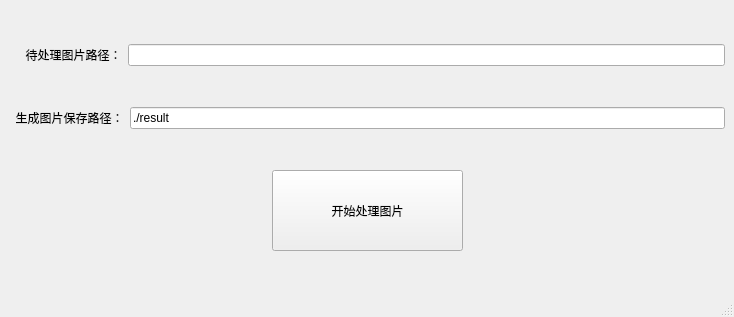
<?xml version="1.0" encoding="UTF-8"?>
<ui version="4.0">
 <class>MainWindow</class>
 <widget class="QMainWindow" name="MainWindow">
  <property name="geometry">
   <rect>
    <x>0</x>
    <y>0</y>
    <width>734</width>
    <height>317</height>
   </rect>
  </property>
  <property name="windowTitle">
   <string>MainWindow</string>
  </property>
  <widget class="QWidget" name="centralwidget">
   <layout class="QVBoxLayout" name="verticalLayout">
    <item>
     <layout class="QHBoxLayout" name="horizontalLayout">
      <item>
       <widget class="QLabel" name="label">
        <property name="text">
         <string>     待处理图片路径：</string>
        </property>
       </widget>
      </item>
      <item>
       <widget class="QLineEdit" name="lineEdit"/>
      </item>
     </layout>
    </item>
    <item>
     <layout class="QHBoxLayout" name="horizontalLayout_2">
      <item>
       <widget class="QLabel" name="label_2">
        <property name="text">
         <string>  生成图片保存路径：</string>
        </property>
       </widget>
      </item>
      <item>
       <widget class="QLineEdit" name="lineEdit_2">
        <property name="text">
         <string>./result</string>
        </property>
       </widget>
      </item>
     </layout>
    </item>
    <item>
     <layout class="QHBoxLayout" name="horizontalLayout_3">
      <item>
       <spacer name="horizontalSpacer">
        <property name="orientation">
         <enum>Qt::Horizontal</enum>
        </property>
        <property name="sizeHint" stdset="0">
         <size>
          <width>40</width>
          <height>20</height>
         </size>
        </property>
       </spacer>
      </item>
      <item>
       <widget class="QPushButton" name="pushButton">
        <property name="minimumSize">
         <size>
          <width>191</width>
          <height>81</height>
         </size>
        </property>
        <property name="text">
         <string>开始处理图片</string>
        </property>
       </widget>
      </item>
      <item>
       <spacer name="horizontalSpacer_2">
        <property name="orientation">
         <enum>Qt::Horizontal</enum>
        </property>
        <property name="sizeHint" stdset="0">
         <size>
          <width>40</width>
          <height>20</height>
         </size>
        </property>
       </spacer>
      </item>
     </layout>
    </item>
   </layout>
  </widget>
  <widget class="QMenuBar" name="menubar">
   <property name="geometry">
    <rect>
     <x>0</x>
     <y>0</y>
     <width>734</width>
     <height>22</height>
    </rect>
   </property>
  </widget>
  <widget class="QStatusBar" name="statusbar"/>
 </widget>
 <resources/>
 <connections/>
</ui>
